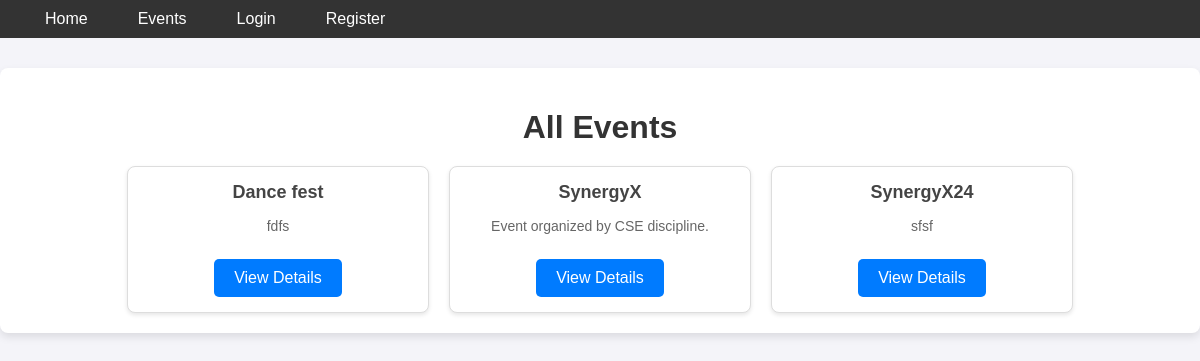
Screenshot of /events.php with the database file from the repository.
### tables this page shows
CREATE TABLE `events` (
  `event_id` int(11) NOT NULL,
  `name` varchar(100) NOT NULL,
  `club_id` int(11) DEFAULT NULL,
  `dept_id` int(11) DEFAULT NULL,
  `description` text DEFAULT NULL,
  `start_date` date DEFAULT NULL,
  `end_date` date DEFAULT NULL,
  `admin_id` int(11) DEFAULT NULL,
  `image_path` varchar(255) DEFAULT NULL
);

### events.php (the view, shortened to what this page needs)
<?php
include('includes/header.php');
include('includes/dbconnect.php');
$sql = "SELECT * FROM events";
$result = $conn->query($sql);
?>
<!DOCTYPE html>
<html lang="en">
<head>
    <link rel="stylesheet" href="../assets/css/style.css">
</head>
<body>
    <div class="container">
        <h1>All Events</h1>
        <div class="event-card">
            <?php
            if ($result->num_rows > 0) {
                while ($row = $result->fetch_assoc()) {
                    echo '<div class="event">';
                    echo '<h3>' . $row['name'] . '</h3>';
                    echo '<p>' . $row['description'] . '</p>';
                    echo '<a href="view_details.php?id=' . $row['event_id'] . '">View Details</a>';
                    echo '</div>';
                }
            } else {
                echo '<p>No events found!</p>';
            }
            ?>
        </div>
    </div>
</body>
</html>

### assets/css/style.css (style rules this page uses)
body, ul, li, a { margin: 0; padding: 0; list-style: none; text-decoration: none; }

### events.php (style rules this page uses)
body { font-family: Arial, sans-serif; background-color: #f4f4f9; margin: 0; padding: 0; }
.container { max-width: 1200px; margin: 30px auto; padding: 20px; background: #fff; border-radius: 8px; box-shadow: 0 4px 8px rgba(0, 0, 0, 0.1); }
h1 { text-align: center; color: #333; margin-bottom: 20px; }
.event-card { display: flex; flex-wrap: wrap; gap: 20px; margin: 0 auto; justify-content: center; }
.event { width: 300px; background: #fff; border: 1px solid #ddd; border-radius: 8px; box-shadow: 0 2px 4px rgba(0, 0, 0, 0.1); overflow: hidden; text-align: center; }
.event h3 { margin: 15px 0; font-size: 18px; color: #444; }
.event p { font-size: 14px; color: #666; margin: 0 10px 15px; }
.event a { display: inline-block; margin: 10px 0 15px; padding: 10px 20px; background-color: #007bff; color: white; text-decoration: none; border-radius: 5px; }

### rows the page displays
events: name "Dance fest", description "fdfs"
events: name "SynergyX", description "Event organized by CSE discipline."
events: name "SynergyX24", description "sfsf"

### other values shown
$name "Home"
$name "Events"
$name "Login"
$name "Register"
